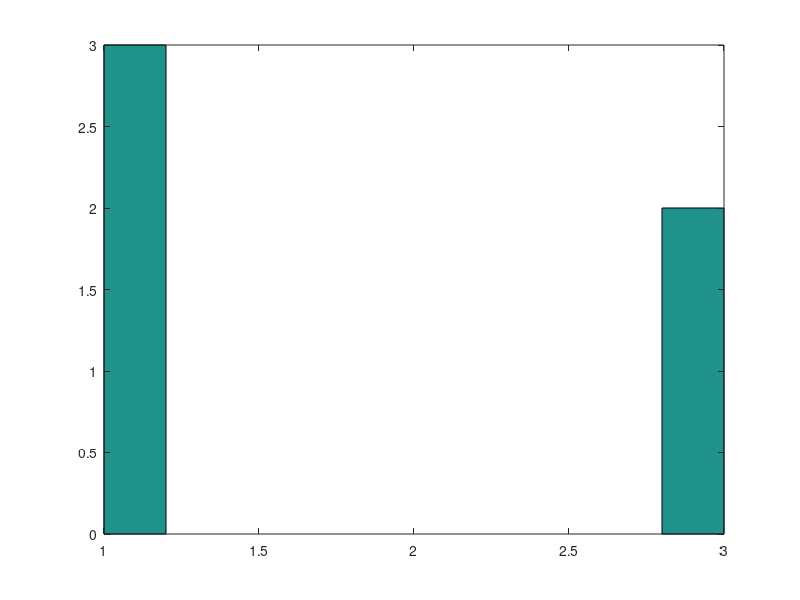

MATLAB code for this plot:
N = input("Enter the number of simulations: ")

U = rand(3, N); # generates a matrix of 3xN with random values in [0, 1]
Y = (U < 0.5);
X = sum(Y); # computes the sum on each row

clf # clears the figure
hist(X); # plots a bar graph from a vector

